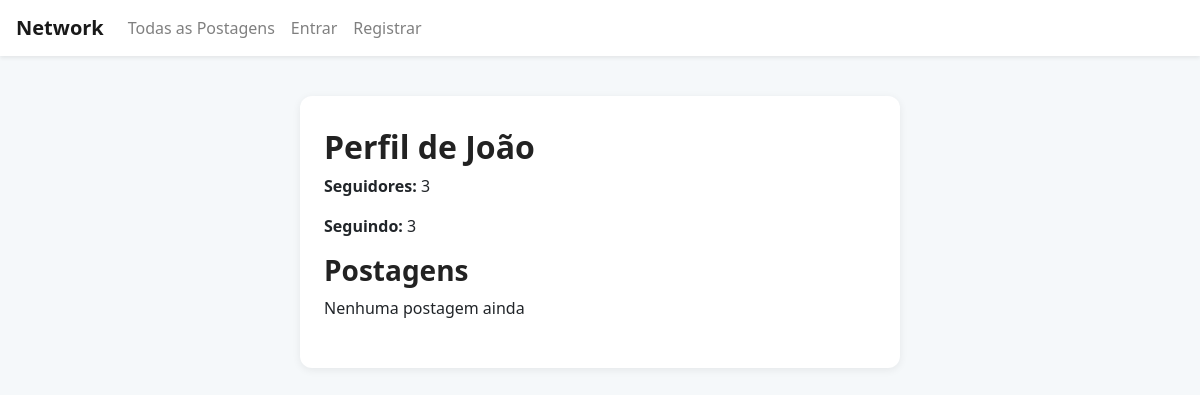
The app's page /profile/João, older data.
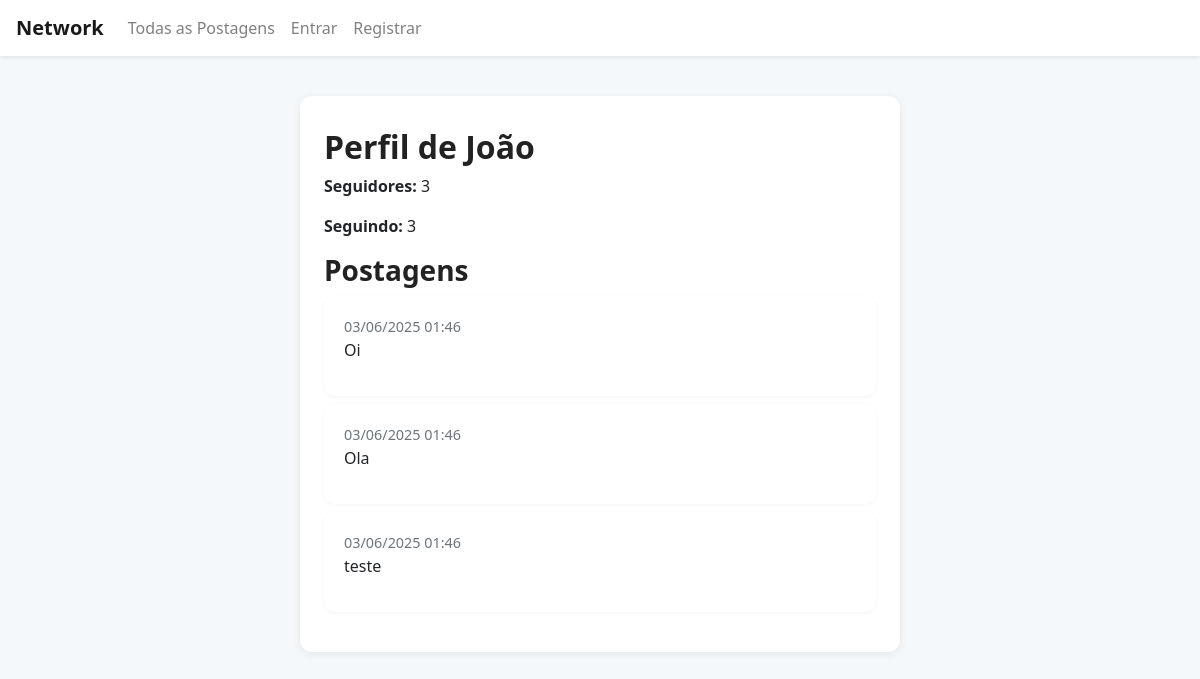
The same page, newer data.
### network/models.py (models this page shows, shortened)
class Post(models.Model):
    content = models.CharField(max_length=191)
    user = models.ForeignKey(User, on_delete=models.CASCADE, related_name="author")
    date = models.DateTimeField(auto_now_add=True)

### network/views.py (the view)
# urls.py: path("profile/<str:username>", views.profile, name="profile"),
def profile(request, username):
    profile_user = get_object_or_404(User, username=username)
    posts_list = Post.objects.filter(user=profile_user).order_by('-date')
    paginator = Paginator(posts_list, 10)
    page_number = request.GET.get('page')
    posts = paginator.get_page(page_number)
    followers_count = Follow.objects.filter(user=profile_user).count()
    following_count = Follow.objects.filter(follower=profile_user).count()
    is_following = False
    if request.user.is_authenticated and request.user != profile_user:
        is_following = Follow.objects.filter(user=profile_user, follower=request.user).exists()
    if request.method == "POST" and request.user.is_authenticated and request.user != profile_user:
        if is_following:
            Follow.objects.filter(user=profile_user, follower=request.user).delete()
        else:
            Follow.objects.create(user=profile_user, follower=request.user)
        return redirect('profile', username=username)
    return render(request, "network/profile.html", {
        "profile_user": profile_user,
        "posts": posts,
        "followers_count": followers_count,
        "following_count": following_count,
        "is_following": is_following
    })

### network/templates/network/profile.html (shortened to what this page needs)
{% extends "network/layout.html" %}
{% block body %}
    <h2>Perfil de {{ profile_user.username }}</h2>
    <p><strong>Seguidores:</strong> {{ followers_count }}</p>
    <p><strong>Seguindo:</strong> {{ following_count }}</p>
        <h3>Postagens</h3>
        {% for post in posts %}
            <div class="card my-2">
                <div class="card-body">
                    <span class="text-muted" style="font-size: 0.9em;">
                        {{ post.date|date:"d/m/Y H:i" }}
                    </span>
                    <p>{{ post.content }}</p>
                </div>
            </div>
        {% empty %}
            <p>Nenhuma postagem ainda</p>
        {% endfor %}
{% endblock %}

Row changes from the older to the newer data that the page shows:
added Post: date "03/06/2025 01:46", content "Oi"
added Post: date "03/06/2025 01:46", content "Ola"
added Post: date "03/06/2025 01:46", content "teste"
Text that changed along with them:
text no longer shown: "Nenhuma postagem ainda"
